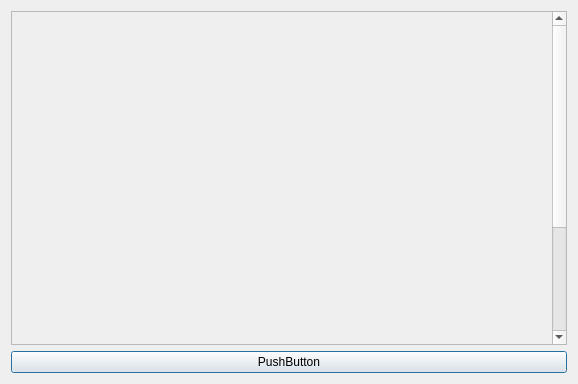
<?xml version="1.0" encoding="UTF-8"?>
<ui version="4.0">
 <class>Dialog</class>
 <widget class="QDialog" name="Dialog">
  <property name="geometry">
   <rect>
    <x>0</x>
    <y>0</y>
    <width>578</width>
    <height>384</height>
   </rect>
  </property>
  <property name="windowTitle">
   <string>Dialog</string>
  </property>
  <layout class="QVBoxLayout" name="__vLayout1">
   <item>
    <widget class="QWidget" name="centralWidget" native="true">
     <layout class="QVBoxLayout" name="__vLayout2">
      <property name="spacing">
       <number>0</number>
      </property>
      <property name="leftMargin">
       <number>0</number>
      </property>
      <property name="topMargin">
       <number>0</number>
      </property>
      <property name="rightMargin">
       <number>0</number>
      </property>
      <property name="bottomMargin">
       <number>0</number>
      </property>
      <item>
       <widget class="QScrollArea" name="mMainScrollArea">
        <property name="widgetResizable">
         <bool>true</bool>
        </property>
        <widget class="QWidget" name="scrollAreaWidgetContents">
         <property name="geometry">
          <rect>
           <x>0</x>
           <y>-13</y>
           <width>544</width>
           <height>500</height>
          </rect>
         </property>
         <property name="minimumSize">
          <size>
           <width>500</width>
           <height>500</height>
          </size>
         </property>
         <layout class="QVBoxLayout" name="mScrollLayout">
          <property name="spacing">
           <number>0</number>
          </property>
          <property name="leftMargin">
           <number>0</number>
          </property>
          <property name="topMargin">
           <number>0</number>
          </property>
          <property name="rightMargin">
           <number>0</number>
          </property>
          <property name="bottomMargin">
           <number>0</number>
          </property>
         </layout>
        </widget>
       </widget>
      </item>
     </layout>
    </widget>
   </item>
   <item>
    <widget class="QPushButton" name="mCalcButton">
     <property name="enabled">
      <bool>true</bool>
     </property>
     <property name="text">
      <string>PushButton</string>
     </property>
    </widget>
   </item>
  </layout>
 </widget>
 <resources/>
 <connections/>
</ui>
